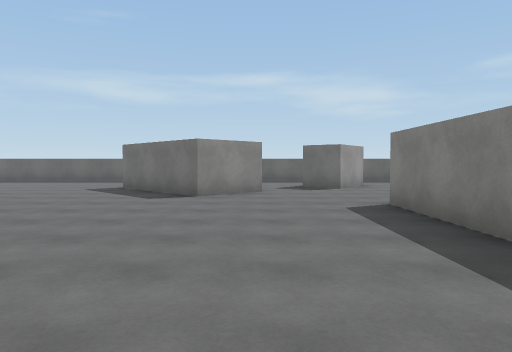
view 1 (above)

21 first-person views from a walk through a 3-D level made in the Unity game engine. The camera is 1.4 m above the floor, tilts 2° down and sees 70° across. The floor is counted in squares, 2 m on a side. Each view is taken from the middle of a square. On the plan, view 1 faces up. The plan holds only what a view shows up to about 11 squares ahead; the rest is blank. The place goes on beyond the plan. The player is left out. Surface patterns are stand-ins for the level's own textures.

view 2
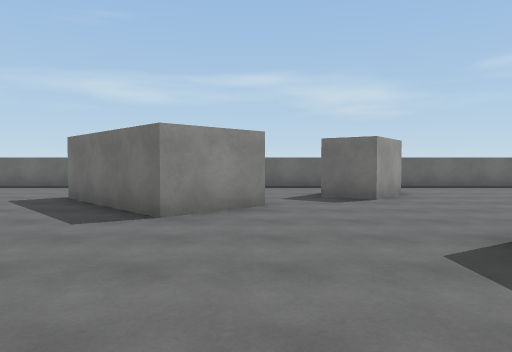

view 3
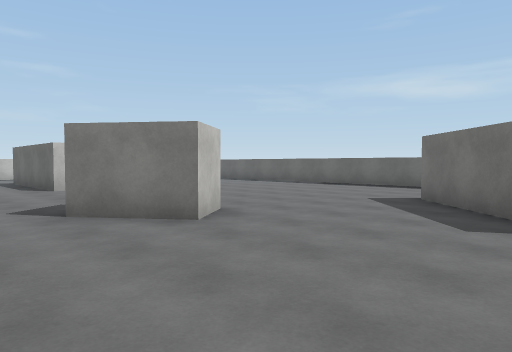

view 4
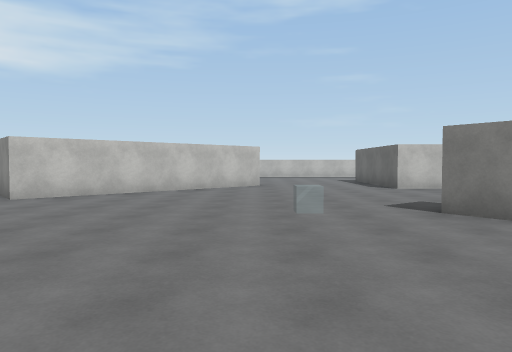

view 5
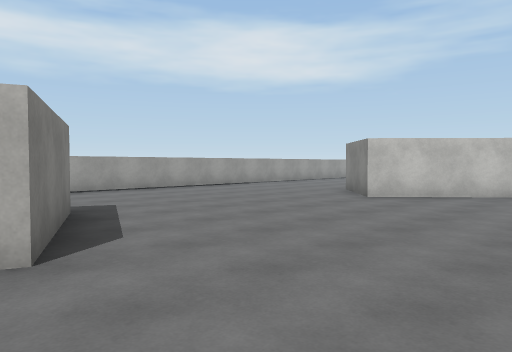

view 6
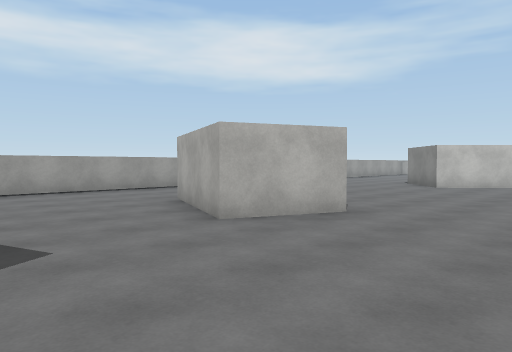

view 7
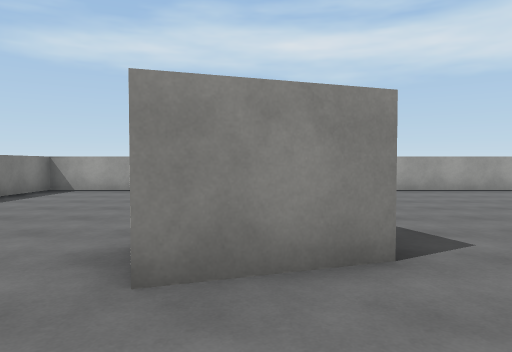

view 8
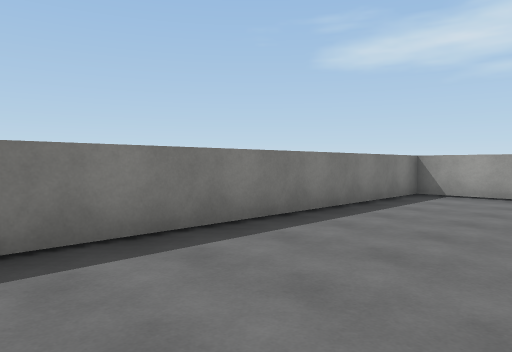

view 9
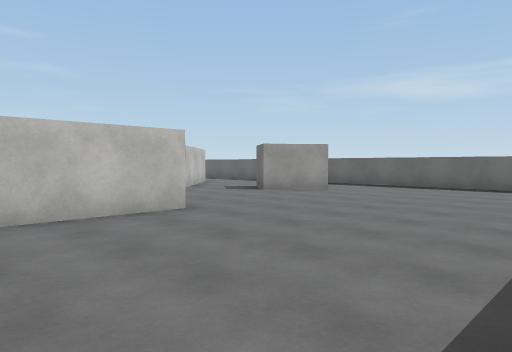

view 10
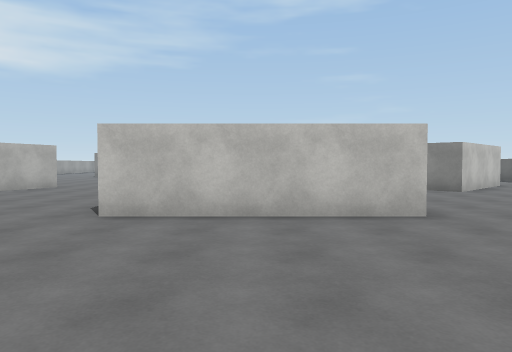

view 11
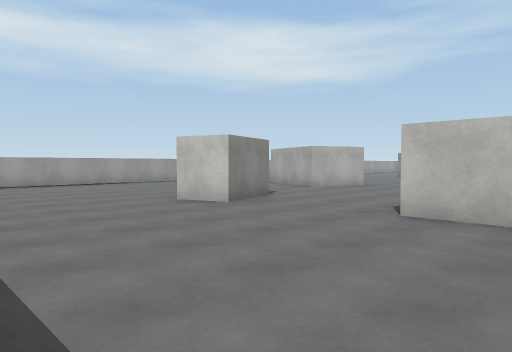

view 12
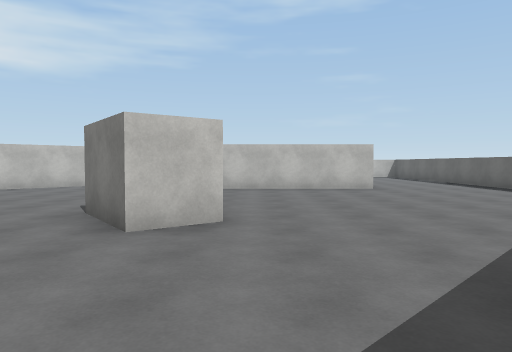

view 13
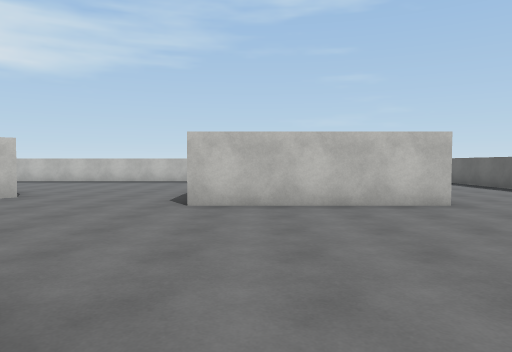

view 14
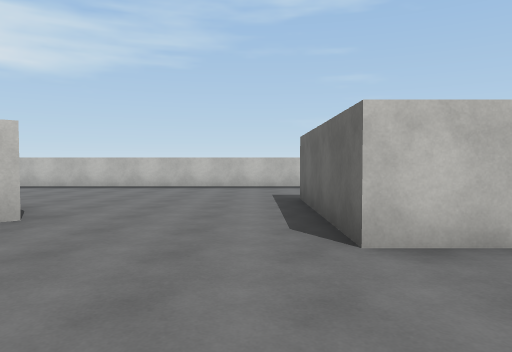

view 15
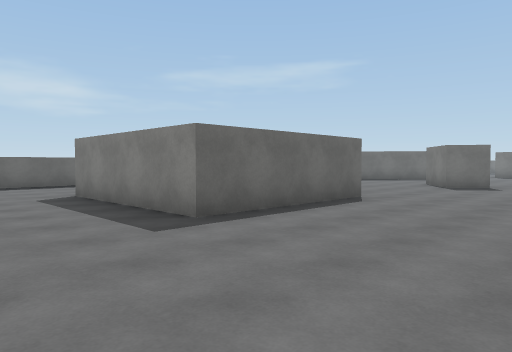

view 16
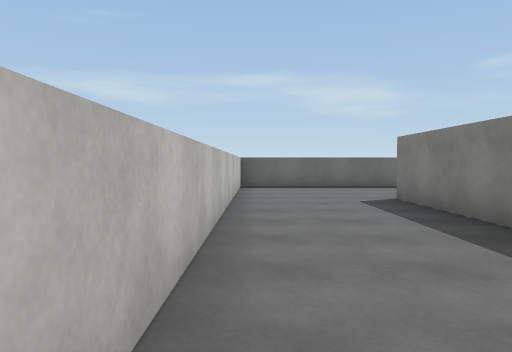

view 17
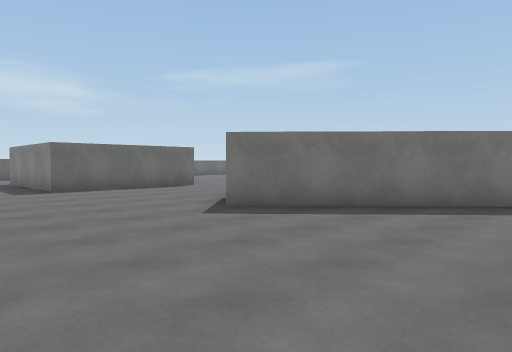

view 18
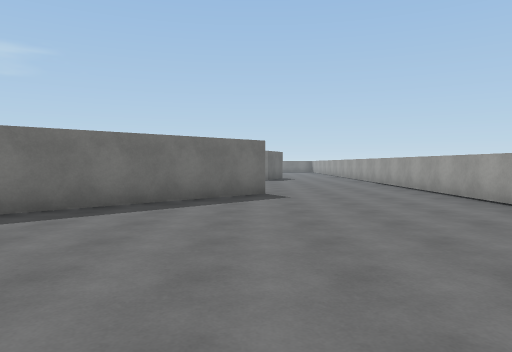

view 19
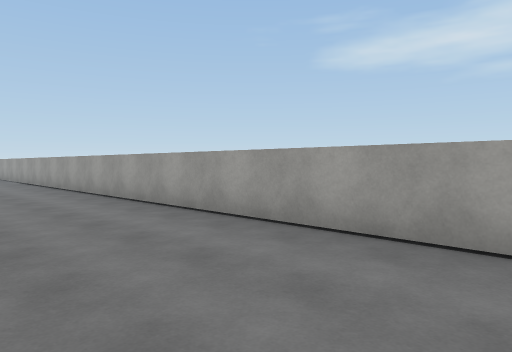

view 20
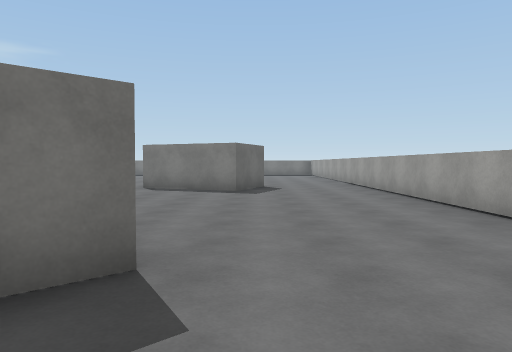

view 21
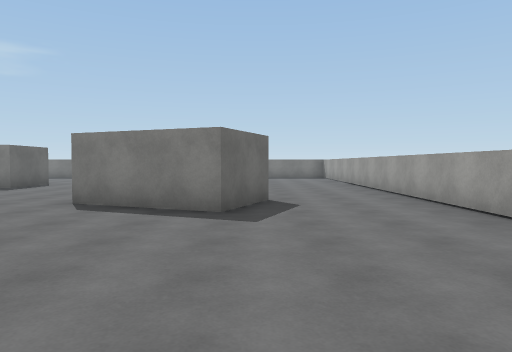

### Floor plan
Points are (right, up) in squares from view 1. A wall is a line through its corners. A room is listed if a view was taken in it or the views show most of it. See-through windows are left out.
Room 1 (views 1, 2, 3, 4, 5, 6, 7, 8, 9, 10, 11, 12, 13, 14, 15, 16, 17, 18, 19, 20, 21)
walls: (-1.7, -1.8) (0.1, -2.5) (-1, -5.2) (-2.8, -4.5) (-1.7, -1.8); (-5.4, 6.7) (-4.7, 5.7) (-6.1, 4.6) (-6.8, 5.5) (-6.3, 5.9); (3, 1.9) (2.3, 1.9) (2.3, 6.2); (3, -1.6) (4.7, -1) (5.1, -2.2); (-12.5, 2.2) (-8, -2.7) (-9.6, -4.2) (-14.1, 0.7); (4.2, 6.4) (4.2, 1.9); (-2.1, 11.3) (0.2, 9) (-1.2, 7.7) (-3.8, 10.3); (-11, 10.2) (-11, 5.9) (-15.2, 5.9) (-15.2, 10.2); (-4.9, 13.6) (-7.5, 13.6); (3.4, 11.5) (2.3, 10) (1.3, 10.7); (2, 13.6) (0.2, 13.6); (-10.4, 13.6) (-12, 13.6); (5.5, -8.2) (9.2, -8.2) (9.2, -0.5); (-13.9, 13.6) (-18.4, 13.6) (-18.4, -1.8); (7.5, 13.6) (4, 13.6); (-17.5, -8.2) (3, -8.2)

Where each view was taken, in squares from view 1:
view 1: 0 up, 0 right, facing up
view 2: 3 up, 0 right, facing up
view 3: 3 up, 1 left, facing up-left
view 4: 2 up, 1 left, facing left
view 5: 1 up, 1 left, facing down-left
view 6: 1 up, 3 right, facing down-left
view 7: 1 up, 4 right, facing down
view 8: 0 up, 6 right, facing down-right
view 9: 3 up, 9 right, facing up-left
view 10: 4 up, 9 right, facing left
view 11: 4 up, 9 right, facing down-left
view 12: 7 up, 1 left, facing left
view 13: 7 up, 5 left, facing left
view 14: 5 up, 8 left, facing left
view 15: 2 up, 18 left, facing up-right
view 16: 3 up, 18 left, facing up
view 17: 4 down, 18 left, facing up-right
view 18: 4 down, 18 left, facing right
view 19: 5 down, 18 left, facing down-right
view 20: 5 down, 12 left, facing right
view 21: 5 down, 8 left, facing right
